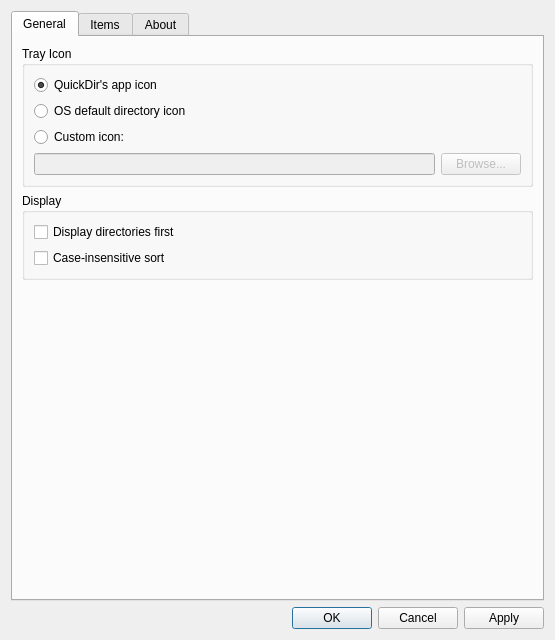
<?xml version="1.0" encoding="UTF-8"?>
<ui version="4.0">
 <class>SettingsDialog</class>
 <widget class="QDialog" name="SettingsDialog">
  <property name="geometry">
   <rect>
    <x>0</x>
    <y>0</y>
    <width>555</width>
    <height>640</height>
   </rect>
  </property>
  <property name="windowTitle">
   <string>Settings</string>
  </property>
  <property name="windowIcon">
   <iconset resource="res.qrc">
    <normaloff>:/res/icon.png</normaloff>:/res/icon.png</iconset>
  </property>
  <layout class="QVBoxLayout" name="verticalLayout">
   <item>
    <widget class="QTabWidget" name="tabWidget">
     <property name="currentIndex">
      <number>0</number>
     </property>
     <widget class="QWidget" name="generalTab">
      <attribute name="title">
       <string>General</string>
      </attribute>
      <layout class="QVBoxLayout" name="verticalLayout_2">
       <item>
        <widget class="QGroupBox" name="trayIconGroupBox">
         <property name="title">
          <string>Tray Icon</string>
         </property>
         <layout class="QVBoxLayout" name="verticalLayout_7">
          <item>
           <widget class="QRadioButton" name="trayIconAppRadio">
            <property name="text">
             <string>QuickDir's app icon</string>
            </property>
            <property name="checked">
             <bool>true</bool>
            </property>
           </widget>
          </item>
          <item>
           <widget class="QRadioButton" name="trayIconOsRadio">
            <property name="text">
             <string>OS default directory icon</string>
            </property>
           </widget>
          </item>
          <item>
           <widget class="QRadioButton" name="trayIconUserRadio">
            <property name="text">
             <string>Custom icon:</string>
            </property>
           </widget>
          </item>
          <item>
           <layout class="QHBoxLayout" name="trayIconHorizontalLayout">
            <item>
             <widget class="QLineEdit" name="trayIconPathEdit">
              <property name="enabled">
               <bool>false</bool>
              </property>
             </widget>
            </item>
            <item>
             <widget class="QPushButton" name="trayIconBrowseButton">
              <property name="enabled">
               <bool>false</bool>
              </property>
              <property name="text">
               <string>Browse...</string>
              </property>
             </widget>
            </item>
           </layout>
          </item>
         </layout>
        </widget>
       </item>
       <item>
        <widget class="QGroupBox" name="displayGroupBox">
         <property name="title">
          <string>Display</string>
         </property>
         <layout class="QVBoxLayout" name="verticalLayout_8">
          <item>
           <widget class="QCheckBox" name="dirsFirstCheckBox">
            <property name="text">
             <string>Display directories first</string>
            </property>
           </widget>
          </item>
          <item>
           <widget class="QCheckBox" name="ignoreCaseCheckBox">
            <property name="text">
             <string>Case-insensitive sort</string>
            </property>
           </widget>
          </item>
         </layout>
        </widget>
       </item>
       <item>
        <spacer name="hiddenVolumesVerticalSpacer">
         <property name="orientation">
          <enum>Qt::Vertical</enum>
         </property>
         <property name="sizeHint" stdset="0">
          <size>
           <width>20</width>
           <height>5</height>
          </size>
         </property>
        </spacer>
       </item>
      </layout>
     </widget>
     <widget class="QWidget" name="itemsTab">
      <attribute name="title">
       <string>Items</string>
      </attribute>
      <layout class="QVBoxLayout" name="verticalLayout_5">
       <item>
        <widget class="QGroupBox" name="customItemsGroupBox">
         <property name="title">
          <string>Custom Items</string>
         </property>
         <layout class="QVBoxLayout" name="verticalLayout_3">
          <item>
           <widget class="QLabel" name="customItemLabel">
            <property name="text">
             <string>These items are always pinned at the top of the root menu</string>
            </property>
            <property name="wordWrap">
             <bool>true</bool>
            </property>
           </widget>
          </item>
          <item>
           <layout class="QHBoxLayout" name="customItemsHorizontalLayout">
            <item>
             <widget class="QTreeWidget" name="customItemTree">
              <property name="indentation">
               <number>0</number>
              </property>
              <attribute name="headerVisible">
               <bool>false</bool>
              </attribute>
              <column>
               <property name="text">
                <string notr="true">1</string>
               </property>
              </column>
             </widget>
            </item>
            <item>
             <layout class="QVBoxLayout" name="customItemsVerticalLayout">
              <item>
               <widget class="QToolButton" name="addCustomItemButton">
                <property name="text">
                 <string/>
                </property>
                <property name="icon">
                 <iconset resource="res.qrc">
                  <normaloff>:/res/icons/add.png</normaloff>:/res/icons/add.png</iconset>
                </property>
               </widget>
              </item>
              <item>
               <widget class="QToolButton" name="deleteCustomItemButton">
                <property name="enabled">
                 <bool>false</bool>
                </property>
                <property name="text">
                 <string/>
                </property>
                <property name="icon">
                 <iconset resource="res.qrc">
                  <normaloff>:/res/icons/bin.png</normaloff>:/res/icons/bin.png</iconset>
                </property>
               </widget>
              </item>
              <item>
               <widget class="QToolButton" name="upCustomItemButton">
                <property name="enabled">
                 <bool>false</bool>
                </property>
                <property name="text">
                 <string/>
                </property>
                <property name="icon">
                 <iconset resource="res.qrc">
                  <normaloff>:/res/icons/arrow_up.png</normaloff>:/res/icons/arrow_up.png</iconset>
                </property>
               </widget>
              </item>
              <item>
               <widget class="QToolButton" name="downCustomItemButton">
                <property name="enabled">
                 <bool>false</bool>
                </property>
                <property name="text">
                 <string/>
                </property>
                <property name="icon">
                 <iconset resource="res.qrc">
                  <normaloff>:/res/icons/arrow_down.png</normaloff>:/res/icons/arrow_down.png</iconset>
                </property>
               </widget>
              </item>
              <item>
               <spacer name="customItemsVerticalSpacer">
                <property name="orientation">
                 <enum>Qt::Vertical</enum>
                </property>
                <property name="sizeHint" stdset="0">
                 <size>
                  <width>20</width>
                  <height>40</height>
                 </size>
                </property>
               </spacer>
              </item>
             </layout>
            </item>
           </layout>
          </item>
         </layout>
        </widget>
       </item>
       <item>
        <widget class="QGroupBox" name="hiddenVolumesGroupBox">
         <property name="title">
          <string>Hide Volumes</string>
         </property>
         <layout class="QVBoxLayout" name="verticalLayout_4">
          <item>
           <widget class="QLabel" name="hiddenVolumesLabel">
            <property name="text">
             <string>Select the volumes you don't want shown</string>
            </property>
           </widget>
          </item>
          <item>
           <widget class="QTreeWidget" name="hiddenVolumeTree">
            <property name="indentation">
             <number>0</number>
            </property>
            <attribute name="headerVisible">
             <bool>false</bool>
            </attribute>
            <column>
             <property name="text">
              <string notr="true">1</string>
             </property>
            </column>
           </widget>
          </item>
         </layout>
        </widget>
       </item>
       <item>
        <spacer name="verticalSpacer_2">
         <property name="orientation">
          <enum>Qt::Vertical</enum>
         </property>
         <property name="sizeHint" stdset="0">
          <size>
           <width>20</width>
           <height>34</height>
          </size>
         </property>
        </spacer>
       </item>
      </layout>
     </widget>
     <widget class="QWidget" name="aboutTab">
      <attribute name="title">
       <string>About</string>
      </attribute>
      <layout class="QVBoxLayout" name="verticalLayout_6">
       <item>
        <spacer name="aboutVerticalSpacer">
         <property name="orientation">
          <enum>Qt::Vertical</enum>
         </property>
         <property name="sizeHint" stdset="0">
          <size>
           <width>20</width>
           <height>117</height>
          </size>
         </property>
        </spacer>
       </item>
       <item>
        <layout class="QHBoxLayout" name="aboutHorizontalLayout">
         <item>
          <spacer name="aboutHorizontalSpacer">
           <property name="orientation">
            <enum>Qt::Horizontal</enum>
           </property>
           <property name="sizeHint" stdset="0">
            <size>
             <width>40</width>
             <height>20</height>
            </size>
           </property>
          </spacer>
         </item>
         <item>
          <layout class="QHBoxLayout" name="aboutHorizontalLayout_2">
           <item>
            <layout class="QVBoxLayout" name="aboutVerticalLayout">
             <item>
              <widget class="QLabel" name="aboutIconLabel">
               <property name="minimumSize">
                <size>
                 <width>128</width>
                 <height>128</height>
                </size>
               </property>
               <property name="maximumSize">
                <size>
                 <width>128</width>
                 <height>128</height>
                </size>
               </property>
               <property name="text">
                <string/>
               </property>
               <property name="pixmap">
                <pixmap resource="res.qrc">:/res/icon.png</pixmap>
               </property>
               <property name="scaledContents">
                <bool>true</bool>
               </property>
              </widget>
             </item>
             <item>
              <spacer name="verticalSpacer">
               <property name="orientation">
                <enum>Qt::Vertical</enum>
               </property>
               <property name="sizeHint" stdset="0">
                <size>
                 <width>20</width>
                 <height>40</height>
                </size>
               </property>
              </spacer>
             </item>
            </layout>
           </item>
           <item>
            <widget class="QLabel" name="aboutTextLabel">
             <property name="text">
              <string/>
             </property>
             <property name="wordWrap">
              <bool>true</bool>
             </property>
            </widget>
           </item>
          </layout>
         </item>
         <item>
          <spacer name="aboutHorizontalSpacer_2">
           <property name="orientation">
            <enum>Qt::Horizontal</enum>
           </property>
           <property name="sizeHint" stdset="0">
            <size>
             <width>40</width>
             <height>20</height>
            </size>
           </property>
          </spacer>
         </item>
        </layout>
       </item>
       <item>
        <spacer name="aboutVerticalSpacer_2">
         <property name="orientation">
          <enum>Qt::Vertical</enum>
         </property>
         <property name="sizeHint" stdset="0">
          <size>
           <width>20</width>
           <height>116</height>
          </size>
         </property>
        </spacer>
       </item>
      </layout>
     </widget>
    </widget>
   </item>
   <item>
    <widget class="QDialogButtonBox" name="buttonBox">
     <property name="orientation">
      <enum>Qt::Horizontal</enum>
     </property>
     <property name="standardButtons">
      <set>QDialogButtonBox::Apply|QDialogButtonBox::Cancel|QDialogButtonBox::Ok</set>
     </property>
    </widget>
   </item>
  </layout>
 </widget>
 <resources>
  <include location="res.qrc"/>
 </resources>
 <connections>
  <connection>
   <sender>buttonBox</sender>
   <signal>accepted()</signal>
   <receiver>SettingsDialog</receiver>
   <slot>accept()</slot>
   <hints>
    <hint type="sourcelabel">
     <x>227</x>
     <y>483</y>
    </hint>
    <hint type="destinationlabel">
     <x>157</x>
     <y>274</y>
    </hint>
   </hints>
  </connection>
  <connection>
   <sender>buttonBox</sender>
   <signal>rejected()</signal>
   <receiver>SettingsDialog</receiver>
   <slot>reject()</slot>
   <hints>
    <hint type="sourcelabel">
     <x>295</x>
     <y>489</y>
    </hint>
    <hint type="destinationlabel">
     <x>286</x>
     <y>274</y>
    </hint>
   </hints>
  </connection>
 </connections>
</ui>
